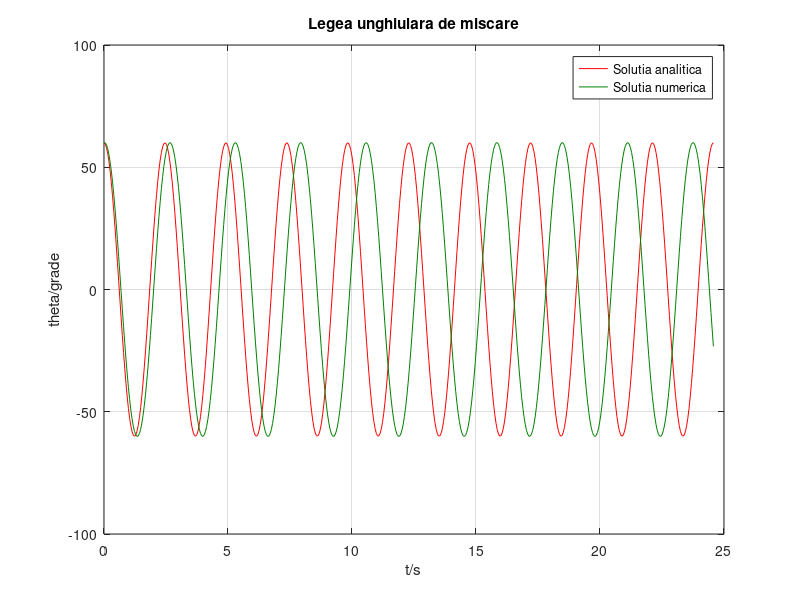
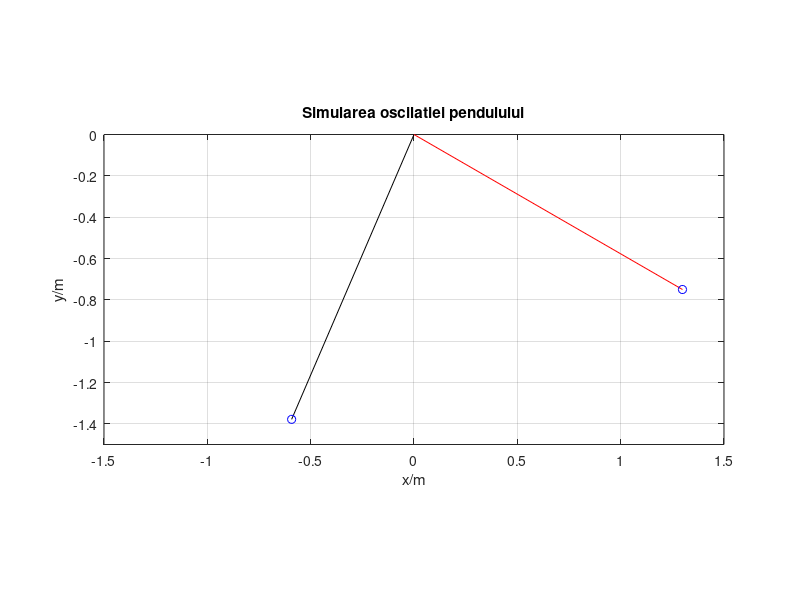

The MATLAB script that drew these images, in order:
% Simularea oscilatiilor de amplitudine oarecare ale unui

% pendul gravitational

clear; close all; clc;

g=9.80665; % m/s^2;

lungime=1.5; % m; lungimea firului

omega0=sqrt(g/lungime); % pulsatia oscilatiilor armonice (amplitudini mici)

T0=2*pi/omega0; % perioada proprie oscilatiilor armonice

ti=0; tf=10*T0; N=500; % acasa schimbati 500 cu 1000-2000

t=linspace(ti,tf,N); % sirul momentelor de timp

dt=t(2)-t(1); % pasul de timp

theta_i=pi/3; % unghiul de inceput facut de fir cu verticala y

theta_an=theta_i*sin(omega0*t+pi/2); % solutia armonica

figure(1); % legea unghiulara de miscare

set(1,'Position',[60 50 900 600]);

plot(t,theta_an*180/pi,'-r'); hold on;

xlabel('t/s'); ylabel('theta/grade'); grid;

title('Legea unghiulara de miscare');

theta_num=zeros(1,N); % prealocare solutie numerica

theta_num(1)=theta_i; theta_num(2)=theta_i; % conditii initiale

auxiliar=g/lungime*dt^2; % pentru optimizare ciclu

for i=2:1:N-1

    % relatia de recurenta de ordinul 2:

    theta_num(i+1)=2*theta_num(i)-theta_num(i-1)-auxiliar*sin(theta_num(i));

end

plot(t,theta_num*180/pi,'-','Color',[0 0.5 0]);

legend('Solutia analitica','Solutia numerica');

figure(2); % simularea dinamica a oscilatiei

xp=lungime*sin(theta_num);

yp=-lungime*cos(theta_num);

x_analitic = lungime*sin(theta_an);
y_analitic = -lungime*cos(theta_an);

for i=1:1:N
    
    plot([0 xp(i)],[0 yp(i)],'-k',xp(i),yp(i),'ob'); hold on;
    plot([0 x_analitic(i)],[0 y_analitic(i)],'-r',x_analitic(i),y_analitic(i),'ob');
    hold off;

    xlabel('x/m'); ylabel('y/m'); grid;

    title('Simularea oscilatiei pendulului');

    axis equal;

    axis([-lungime lungime -lungime 0]); % stabileste limitele graficului [xmin xmax ymin ymax] 

    Film(i)=getframe; % "pozeaza" si stocheaza continutul ferestrei grafice

    % sau getframe(); la unele versiuni;
    

end

figure(3); % in timp real

movie(Film,1,N/tf);